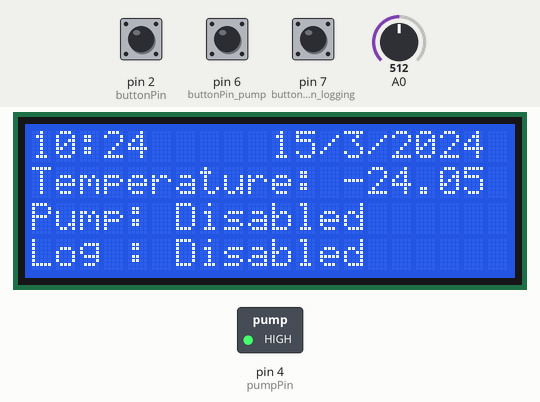
Bench run of a sketch on a simulated Arduino Uno, built with avr-gcc and run on an emulated ATmega328P. On the bench: 20×4 character LCD, switched loads named in the sketch (green lamp = pin HIGH). The inputs (shaded band) are chosen by the test bench; at power-on: pin 6 (buttonPin_pump) LOW, pin 2 (buttonPin) LOW, pin 7 (buttonPin_logging) LOW, A0 = 512. The local clock reads 2024-03-15 10:24:30 at power-on unless the sketch sets it; storage starts empty.

Above: at 1.5 s.
1.6 s: pin 6 (buttonPin_pump) pulled HIGH for 3.2 s
At 4.3 s:
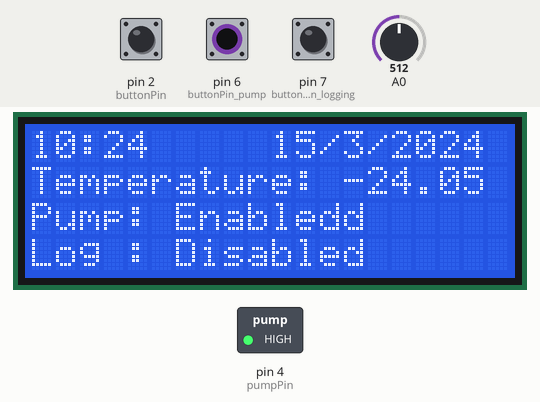
At 5.8 s:
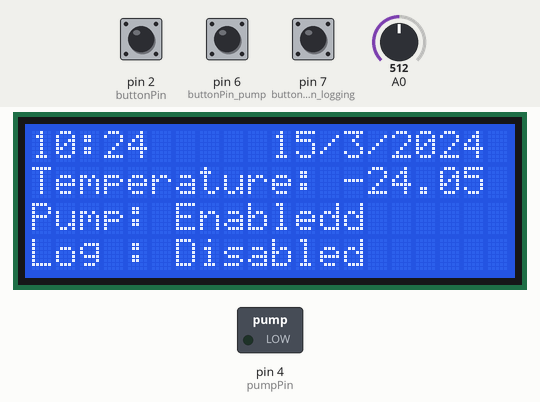
Timing chart, 0 to 7.3 s (numbered marks = the images above; inputs shaded):
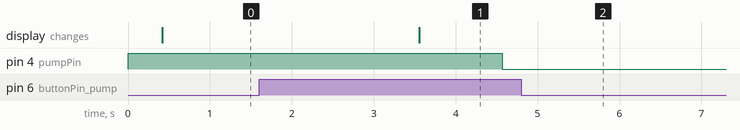

Measured:
- after the input at 1.6 s, pin 4 (pumpPin): HIGH → LOW after 3.0 s; the display: changes after 2.0 s (image 1)

The sketch:

mySketch_time_temp-lcd-pump-v2.ino
```cpp
/*
   Home Control
   Current capabilities
    * Monitors RTC and displays time date and indoor temperature
    * Logs date and temperature every 30 minutes on the hour
    * Controls pump in rainwater cistern and turns on pump based on:
    *   - ON if secondary tank is empty
    *   - ON if less than MAX fills per day
    *   - ON if current hour is greater than start and less than end hours
    *   - ON if equal or more than 8 hours from last pump time
    *   Note: pump has a float switch that prevents pumping when cistern is empty

   Next Implementation
   Monitors outdoor and indoor tempurature and status of rainwater storage barrel.
   Enables or disables boiler master switch, fuel pump switch and burner switch depending upon:
    * Indoor Temperature
    * Outdoor Temperature History
    * Month of the year
    * Occupancy status of the home

    Future Improvements
    * Create single function for data logging.  Currently data logging for pump and RTC display are redundant.
    * Utilize GSM module for text based notifications and instruction
    * Display status via WIFI to internet.
    * Create libraries for reusable sections of code.
    * Add RTC reset within core code to eliminate need to load separate RTC update sketch
    * Add DHT22 Sensor
    * Add Motion detection to control backlight on LCD
    * Add menu system

 Debounce Routine:
 by David A. Mellis
 modified 30 Aug 2011
 by Limor Fried
 modified 28 Dec 2012
 by Mike Walters

 RTC Routine:


 */
#include <SPI.h>
#include <Wire.h>
#include <Time.h>
#include <LiquidCrystal_I2C.h>
#include <DS1307RTC.h>
#include <SD.h>

File weatherfile;               // name of file on SD for logging data

float temp_in_celsius = 0;
float temp_in_kelvin=0;
float temp_sensor_adj = .9;     // interior sensor #1 calibration

const int buttonPin = 2;        // the number of the pushbutton pin for backlight
const int buttonPinlog = 3;     // the number of the pushbutton for enabling-disabling logging
const int pumpPin = 4;          // number of pin for operating pump
const int buttonPin_pump = 6;   // the number of the pushbutton pin for pump control
const int buttonPin_logging =7; // the number of the pin for the logging switch

int buttonState_pump;           // the current reading from the input pin for pump enabling
int lastButtonState_pump = LOW; // the previous reading from the input pin for pump enabling

long lastDebounceTime = 0;      // the last time the output pin was toggled
long debounceDelay = 50;        // the debounce time; increase if the output flickers

int currentMinsold =0;
int buttonState = 0;            // variable for reading the backlight pushbutton status
int buttonStateLog = 0;         // variable for reading state of data logging pushbutton
int tankswitch = 0;
int water_str_hr = 6;           //fill tank no earlier than - 24hr
int water_end_hr = 15;          //fill tank no later than
int water_tank_fills = 0;       //total of current daily fills -resets to zero each day
int water_fills_max = 1;        //maximun number of daily tank fills
int max_fill_time = 120;        //max time in seconds for tank to fill
int min_time_next_fill = 8;     //max time in hours until next fill
int curr_fill_hr = 0;           //current hour of pumping attempt
int last_fill_hr =0;            //last successful pumping


boolean pump_on = false;
boolean pump_ok_run = false;
boolean pump_enable = false;
boolean pump_log_on = false;
boolean logging_enable;

LiquidCrystal_I2C lcd(0x27,20,4);  // set the LCD address to 0x27 for a 16 chars and 2 line display

void setup()
{
  pinMode(buttonPin, INPUT);
  pinMode(buttonPin_pump, INPUT);
  pinMode(pumpPin, OUTPUT);
  pinMode (buttonPin_logging, INPUT);

  digitalWrite(pumpPin, HIGH);   //HIGH signal assures pump is off when sketch starts

  Serial.begin(9600);
  lcd.init();                      // initialize the lcd
  lcd.init();

  // Print a message to the LCD.
  lcd.backlight();
  lcd.setCursor(0,1);
  lcd.print("Temperature:");
  lcd.setCursor(0,2);
  lcd.print("Pump:");
  lcd.setCursor(0,3);
  lcd.print("Log :");

  while (!Serial) ; // wait for serial
  delay(200);

  SD.begin();
}

void loop()
{
//------------Displays status of logging
  logging_enable = digitalRead(buttonPin_logging);
  lcd.setCursor(6,3);
 if (logging_enable == true)
 {
  lcd.print("Enabled  ");
 }
  else
  {
    lcd.print("Disabled");
  }
  button_read();            //reads and debounces pump enable button

// --------------BUTTON FOR TURNING OFF DISPLAY BACKLIGHT
    buttonState = digitalRead(buttonPin);
      // check if the pushbutton is pressed.

    if (buttonState == HIGH) // turn display off
    {
      lcd.noDisplay();
      lcd.noBacklight();
     }
    else                      //leave display on
    {
      lcd.display();
      lcd.backlight();
    }

 //----------------END OF DISPLAY BUTTON

 //----------------DISPLAYS ENABLE STATUS OF PUMP
 lcd.setCursor(6,2);          //location for pump enable status
 if (pump_enable == true)
 {
  lcd.print("Enabled");
 }
 else
 {
  lcd.print ("Disabled");
 }

 //---------------GETS AND CALCULATES CELSIUS TEMPERATURE
    //Reads the input and converts it to Kelvin degrees
  temp_in_kelvin = analogRead(0) * 0.004882812 * 100;

    //Converts Kelvin to Celsius minus 2.5 degrees error
  temp_in_celsius = temp_in_kelvin - temp_sensor_adj - 273.15;
 //----------------END OF TEMPERATURE CALCULATION

 //----------------DISPLAYS TEMPERATURE
  lcd.setCursor(13,1);
  lcd.print(temp_in_celsius);
  lcd.setCursor(0,3);
//-----------------END OF TEMPURATURE DISPLAY


//-----------------GETS AND DISPLAYS TIME AND DATE
  //Reads RTC
  tmElements_t tm;
  int currentMins = (tm.Minute);  //used to permit logging to skip on 15 minute intervals

  if (RTC.read(tm))
   {
      lcd.setCursor(0,0);
      if ((tm.Hour)<10)
         {
              lcd.print("0");
         }
      lcd.print(tm.Hour);
      lcd.print(":");

      if ((tm.Minute)<10)
         {
              lcd.print("0");
         }
      lcd.print(tm.Minute);
      lcd.print("     ");
      lcd.print(tm.Day);
      lcd.print("/");
      lcd.print(tm.Month);
      lcd.print("/");
      lcd.print(tmYearToCalendar(tm.Year));
    }

    else
    {
      lcd.setCursor(0,0);
      if (RTC.chipPresent())
        {
              lcd.print("Run the SetTime");
        }
      else
        {
              lcd.print("Chk Circuits");
        }
              //delay(9000);
    }
      //------END OF DATE AND TIME DISPLAY

      //-----TEST IF DATA IN ON 30 MINUTE INTERVAL FOR LOGGING INTERVAL
      if (logging_enable== true)            // skips logging if logging switch is disabled
      {
        if (currentMins != currentMinsold)   // skips logging if previouslz logged on the 15 interval
        {
            if (currentMins == 00 || currentMins == 30)
            {
                data_log ();
            }

        currentMinsold = currentMins;
        }
      }
      //-----END OF 30 MINUTE TEST FOR LOGGING

  delay(1000);


  if (pump_enable == true)            //Runs only if pump is enabled
  {
    pump_ok_run = pump_run_test();    //Calls pump run test
    if (pump_ok_run == true)          //Checks if pump passes test
    {
      pump_run();                     //Runs pump
      pump_ok_run = false;            //Resets variable to false
    }
     digitalWrite(pumpPin,HIGH);      //Writes to Pump pin to turn off relay
  }
}

//------------END OF VOID LOOP--------------


//------------DATA LOGGING FOR TIME and TEMP----------
//Writes date, and temperature every 15 minutes.

void data_log ()
 {
  weatherfile = SD.open("weather.txt",FILE_WRITE);

  //----------FUNCTION TO PERFORM DATA LOGGING
  //Reads RTC
  tmElements_t tm;
  if (RTC.read(tm))
   {
     weatherfile.print(tm.Day);
     weatherfile.print("/");
     weatherfile.print(tm.Month);
     weatherfile.print("/");
     weatherfile.print(tmYearToCalendar(tm.Year));
     weatherfile.print(",");

     if ((tm.Hour)<10)
      {
         weatherfile.print("0");
      }
     weatherfile.print((tm.Hour));
     weatherfile.print(":");

      if ((tm.Minute)<10)
      {
         weatherfile.print("0");
      }
     weatherfile.print((tm.Minute));
     weatherfile.print(",");

     weatherfile.println(temp_in_celsius);
     weatherfile.close();
     return;
  }
 }
//-------------PERFORMS PUMP ON AND OFF LOGGING----
 void log_pump()
 {
 weatherfile = SD.open("weather.txt",FILE_WRITE);
  tmElements_t tm;
  if (RTC.read(tm))
  {
     weatherfile.print(tm.Day);
     weatherfile.print("/");
     weatherfile.print(tm.Month);
     weatherfile.print("/");
     weatherfile.print(tmYearToCalendar(tm.Year));
     weatherfile.print(",");

     if ((tm.Hour)<10)
      {
         weatherfile.print("0");
      }
     weatherfile.print((tm.Hour));
     weatherfile.print(":");

      if ((tm.Minute)<10)
      {
         weatherfile.print("0");
      }
     weatherfile.print((tm.Minute));
     weatherfile.print(",");
     if (pump_log_on == true)
     {
      weatherfile.println ("pump on");
     }
     else
     {
      weatherfile.println("pump off");
     }

     weatherfile.close();
     return;
  }
 }


 //----------FUNCTIONS TO CONTROL PUMP

 void pump_run()                     //Runs pump
  {
   pump_log_on = true;               //Flag to indicate that log is a "pump on" event
   log_pump();                       //creates "pump on" record
   tmElements_t tm;
   if (RTC.read(tm))
   {
  for( int counter=0; counter < max_fill_time; counter++)
    {
    digitalWrite(pumpPin, LOW);       //Turns pump on for Maxfilltime
    delay(1000);
    }
  last_fill_hr = (tm.Hour);           //Hour of current fill for next fill comparison
  digitalWrite(pumpPin, HIGH);        //Turns pump off
  pump_log_on = false;                //Flag to indicate that log is a "pump off" event
  log_pump();                         //creates "pump off" log
   }
   return;
  }

boolean pump_run_test ()              //Tests if appropriate to run pump
{
  boolean pump = false;
  tmElements_t tm;
   if (RTC.read(tm))
   {
  if ((tm.Hour) == 0)
    {
     water_tank_fills = 0;            //Resets count of tank fills at start of new day
    }

   if ((tm.Hour) > water_str_hr  && (tm.Hour) < water_end_hr) //checks of time is during pump run times
   {
      if (water_tank_fills >= water_fills_max)      //checks if tank has been filled enough todaz
      {
        pump = false;
        return pump;
      }
      if (((tm.Hour)- last_fill_hr) > min_time_next_fill) //checks how many hours since last fill
      {
        water_tank_fills = water_tank_fills +1;
        last_fill_hr = (tm.Hour);
        pump = true;
        return pump;
      }
    }
    else
    {
      pump = false;
      return pump;
    }
   }
 }

//----------------DEBOUNCES BUTTON FOR PUMP ENABLING
 void button_read()
 {
   // read the state of the switch into a local variable:
  int reading = digitalRead(buttonPin_pump);

  // check to see if you just pressed the button
  // (i.e. the input went from LOW to HIGH),  and you've waited
  // long enough since the last press to ignore any noise:

  // If the switch changed, due to noise or pressing:
  if (reading != lastButtonState_pump) {
    // reset the debouncing timer
    lastDebounceTime = millis();
  }

  if ((millis() - lastDebounceTime) > debounceDelay) {
    // whatever the reading is at, it's been there for longer
    // than the debounce delay, so take it as the actual current state:

    // if the button state has changed:
    if (reading != buttonState_pump) {
      buttonState_pump = reading;

      // only toggle the LED if the new button state is HIGH
      if (buttonState_pump == HIGH) {
        pump_enable =  !pump_enable;
      }
    }
  }
  // save the reading.  Next time through the loop,
  // it'll be the lastButtonState:
  lastButtonState_pump = reading;
 }
```
